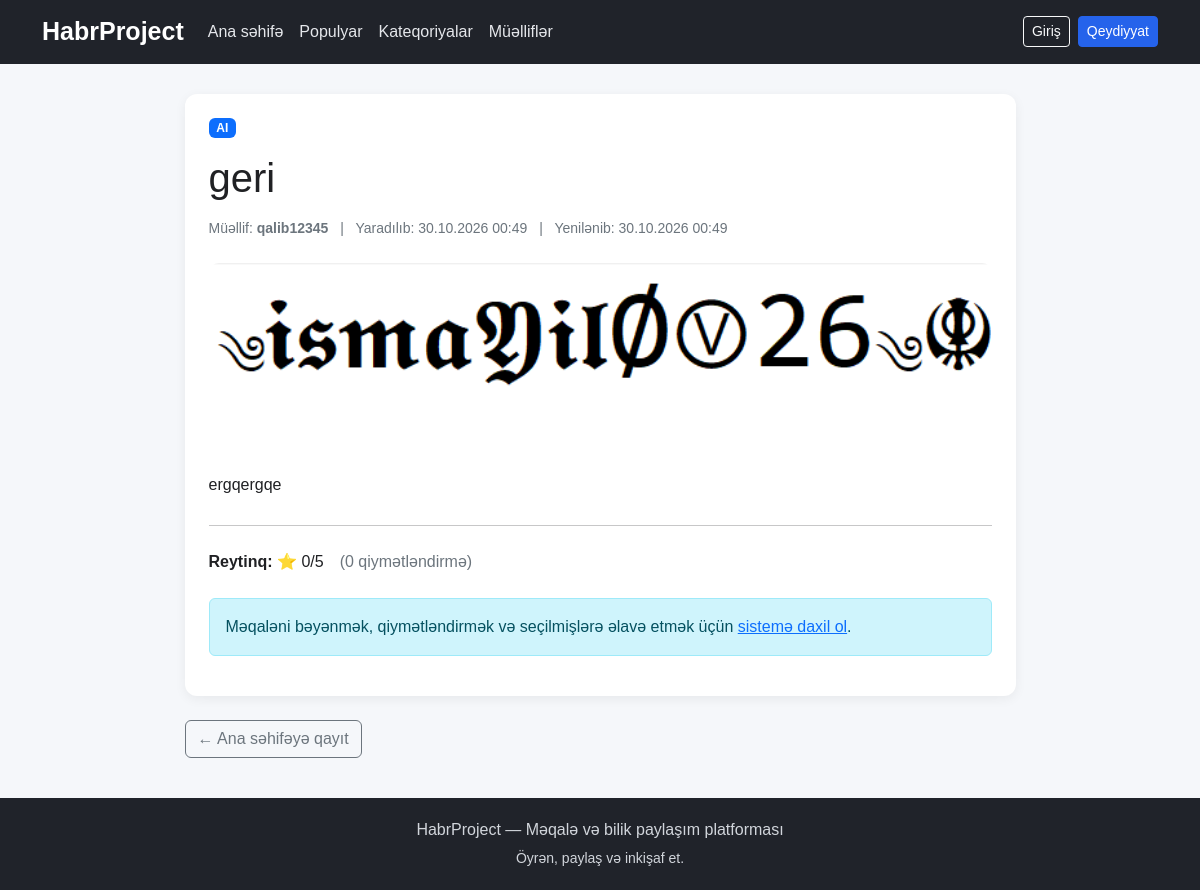
Screenshot of /article/2/ with the database file from the repository.
### articles/models.py (models this page shows, shortened)
class Article(models.Model):
    class Status(models.TextChoices):
        PENDING = "pending", "Təsdiq gözləyir"
        PUBLISHED = "published", "Yayımlanıb"
        REJECTED = "rejected", "Rədd edilib"
    title = models.CharField(
        max_length=250,
        verbose_name="Başlıq",
    )
    image = models.ImageField(
        upload_to="articles/",
        verbose_name="Məqalə şəkli",
    )
    content = models.TextField(
        verbose_name="Məqalənin mətni",
    )
    category = models.ForeignKey(
        Category,
        on_delete=models.PROTECT,
        related_name="articles",
        verbose_name="Kateqoriya",
    )
    author = models.ForeignKey(
        settings.AUTH_USER_MODEL,
        on_delete=models.CASCADE,
        related_name="articles",
        verbose_name="Müəllif",
    )
    status = models.CharField(
        max_length=20,
        choices=Status.choices,
        default=Status.PENDING,
        verbose_name="Yayımlanma statusu",
    )
    created_at = models.DateTimeField(
        auto_now_add=True,
        verbose_name="Yaradılma tarixi",
    )
    updated_at = models.DateTimeField(
        auto_now=True,
        verbose_name="Son dəyişiklik tarixi",
    )
    approved_by = models.ForeignKey(
        settings.AUTH_USER_MODEL,
        on_delete=models.SET_NULL,
        null=True,
        blank=True,
        related_name="approved_articles",
        verbose_name="Təsdiqləyən admin",
    )
    approved_at = models.DateTimeField(
        null=True,
        blank=True,
        verbose_name="Təsdiq tarixi",
    )
    class Meta:
        ordering = ["-created_at"]
        verbose_name = "Məqalə"
        verbose_name_plural = "Məqalələr"
    @property
    def average_rating(self):
        result = self.ratings.aggregate(
            average=Avg("value")
        )["average"]
        return round(result, 2) if result is not None else 0

class Category(models.Model):
    name = models.CharField(
        max_length=100,
        unique=True,
        verbose_name="Kateqoriya adı",
    )
    slug = models.SlugField(
        max_length=100,
        unique=True,
        verbose_name="URL adı",
    )
    class Meta:
        ordering = ["name"]
        verbose_name = "Kateqoriya"
        verbose_name_plural = "Kateqoriyalar"

### accounts/models.py (models this page shows, shortened)
class User(AbstractUser):
    class Role(models.TextChoices):
        SUPER_ADMIN = "super_admin", "Super Admin"
        ADMIN = "admin", "Admin"
        USER = "user", "User"
    role = models.CharField(
        max_length=20,
        choices=Role.choices,
        default=Role.USER,
        verbose_name="İstifadəçi rolu",
    )
    is_blocked = models.BooleanField(
        default=False,
        verbose_name="Bloklanıb",
    )

### articles/views.py (the view, shortened to what this page needs)
# urls.py: path("article/<int:pk>/", views.article_detail, name="article_detail"),
def article_detail(request, pk):
    article = get_object_or_404(Article, pk=pk)
    votes = article.votes
    likes = votes.filter(vote_type=ArticleVote.VoteType.LIKE).count()
    dislikes = votes.filter(vote_type=ArticleVote.VoteType.DISLIKE).count()
    user_vote = None
    user_rating = None
    is_favorite = False
    return render(request, "articles/article_detail.html", {
        "article": article,
        "likes": likes,
        "dislikes": dislikes,
        "user_vote": user_vote,
        "user_rating": user_rating,
        "is_favorite": is_favorite,
    })

### articles/templates/articles/article_detail.html (shortened to what this page needs)
{% extends "base.html" %}
{% block content %}
<div class="row justify-content-center">
    <div class="col-lg-9">
        <div class="content-card mb-4">
            <div class="d-flex justify-content-between align-items-center flex-wrap gap-2 mb-3">
                <a
                    href="{% url 'category_detail' article.category.pk %}"
                    class="badge text-bg-primary text-decoration-none"
                >
                    {{ article.category.name }}
                </a>
            </div>
            <h1 class="mb-3">{{ article.title }}</h1>
            <div class="text-secondary small mb-4">
                Müəllif: <strong>{{ article.author.username }}</strong>
                <span class="mx-2">|</span>
                Yaradılıb: {{ article.created_at|date:"d.m.Y H:i" }}
                {% if article.updated_at != article.created_at %}
                    <span class="mx-2">|</span>
                    Yenilənib: {{ article.updated_at|date:"d.m.Y H:i" }}
                {% endif %}
            </div>
            {% if article.image %}
                <img
                    src="{{ article.image.url }}"
                    alt="{{ article.title }}"
                    class="article-image mb-4"
                >
            {% endif %}
            <div class="article-content" style="line-height: 1.9; overflow-wrap: anywhere;">
                {{ article.content|linebreaks }}
            </div>
            <hr class="my-4">
            <div class="d-flex flex-wrap align-items-center gap-2">
                <span class="me-2">
                    <strong>Reytinq:</strong>
                    ⭐ {{ article.average_rating }}/5
                </span>
                <span class="text-secondary">
                    ({{ article.ratings.count }} qiymətləndirmə)
                </span>
            </div>
            {% if user.is_authenticated and article.status == "published" %}
                <hr>
                <h2 class="h5">Bu məqaləni qiymətləndir</h2>
                <form
                    method="post"
                    action="{% url 'rate_article' article.pk %}"
                    class="d-flex flex-wrap align-items-center gap-2 mb-4"
                >
                    {% csrf_token %}
                    <select name="value" class="form-select" style="width: 150px;" required>
                        <option value="">Qiymət seç</option>
                        {% for number in "12345" %}
                            <option
                                value="{{ number }}"
                                {% if user_rating|stringformat:"s" == number %}selected{% endif %}
                            >
                                {{ number }} / 5 ⭐
                            </option>
                        {% endfor %}
                    </select>
                    <button type="submit" class="btn btn-primary">
                        Qiymətləndir
                    </button>
                </form>
                <h2 class="h5">Səs ver</h2>
                <div class="d-flex flex-wrap gap-2 mb-3">
                    <form method="post" action="{% url 'vote_article' article.pk %}">
                        {% csrf_token %}
                        <input type="hidden" name="vote_type" value="like">
                        <button
                            type="submit"
                            class="btn {% if user_vote == 'like' %}btn-success{% else %}btn-outline-success{% endif %}"
                        >
                            👍 Bəyən ({{ likes }})
                        </button>
                    </form>
                    <form method="post" action="{% url 'vote_article' article.pk %}">
                        {% csrf_token %}
                        <input type="hidden" name="vote_type" value="dislike">
                        <button
                            type="submit"
                            class="btn {% if user_vote == 'dislike' %}btn-danger{% else %}btn-outline-danger{% endif %}"
                        >
                            👎 Bəyənmə ({{ dislikes }})
                        </button>
                    </form>
                    <form method="post" action="{% url 'toggle_favorite' article.pk %}">
                        {% csrf_token %}
                        <button
                            type="submit"
                            class="btn {% if is_favorite %}btn-warning{% else %}btn-outline-warning{% endif %}"
                        >
                            {% if is_favorite %}
                                ★ Seçilmişlərdən çıxar
                            {% else %}
                                ☆ Seçilmişlərə əlavə et
                            {% endif %}
                        </button>
                    </form>
                </div>
            {% elif not user.is_authenticated and article.status == "published" %}
                <div class="alert alert-info mt-4">
                    Məqaləni bəyənmək, qiymətləndirmək və seçilmişlərə əlavə etmək
                    üçün <a href="{% url 'login' %}">sistemə daxil ol</a>.
                </div>
            {% endif %}
        </div>
        <a href="{% url 'home' %}" class="btn btn-outline-secondary">
            ← Ana səhifəyə qayıt
        </a>
    </div>
</div>
{% endblock %}

### templates/base.html (style rules this page uses)
body { background-color: #f5f7fa; color: #202124; font-family: Arial, sans-serif; }
.content-card { background: #ffffff; border-radius: 12px; padding: 24px; box-shadow: 0 3px 12px rgba(0, 0, 0, 0.06); }
.article-image { width: 100%; max-height: 350px; object-fit: cover; border-radius: 10px; }

### rows the page displays
Article: category.name "AI", title "geri", author.username "qalib12345", created_at "30.10.2026 00:49", updated_at "30.10.2026 00:49", image (picture), content "ergqergqe", average_rating "0", ratings.count "0"
